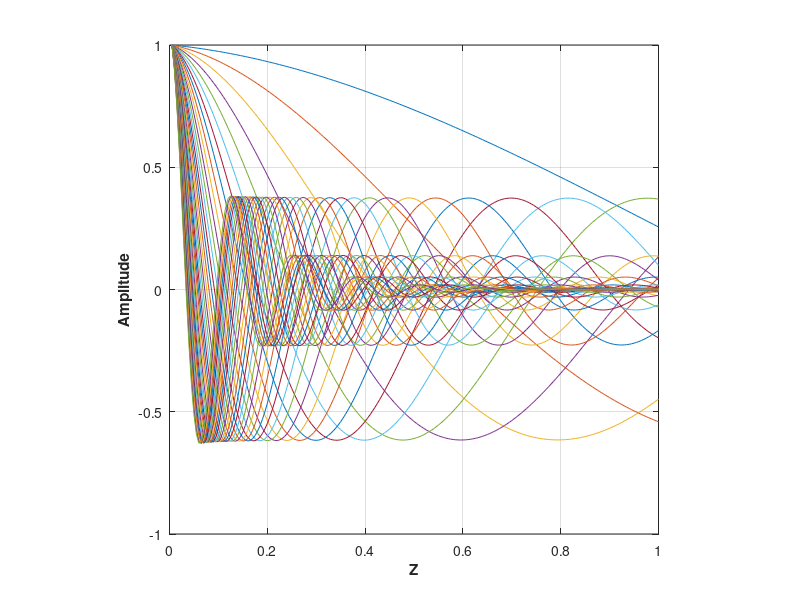
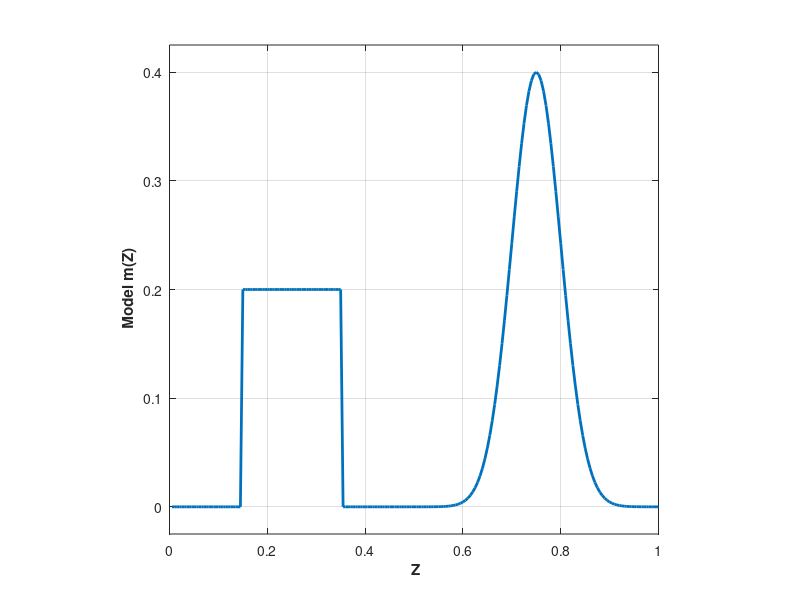

MATLAB code to generate these figures, in order: (Note: this script raises an error after producing the figures.)
close all
clear all

addpath data\
addpath C:\Users\dominiquef.MIRAGEOSCIENCE\Dropbox\Master\FUNC_LIB\Lp_norm_codes\Dual_norm_1D\functions
addpath C:\Users\dominiquef.MIRAGEOSCIENCE\Dropbox\Master\FUNC_LIB\Lp_norm_codes\Dual_norm_1D\sliceomatic\
addpath C:\Users\dominiquef.MIRAGEOSCIENCE\Dropbox\Master\FUNC_LIB
% Set up 1D problem

%% INPUT VARIABLES

% Model space
nx = 200;

% Kernel
nk = 40; %number of frequencies

decay = -0.20;

basis = 0.20;

% Data noise
amp_pct = 0.02;
floor_pct = 0.02;

% Lp-norm parameters
pvec = 0%0:1:2;
qvec = 0%0:1:2;
lvec = 1.0%0.1:0.4:1.9;

%% SCRIPT STARTS HERE
%% % Generate kernel functions and depth weighting
x = (0 : 1/(nx) : 1) ;
mcell=nx;
dx=ones(1,mcell) * abs((min(x)-max(x))/mcell);


set(figure, 'Position', [50 200 750 750]);
G = zeros(nk,mcell);
wr = zeros(1,mcell);
for ii = 1 : nk 
    
    b = basis * 2*pi* (ii) ;
    a = decay * (ii) ;
    
    G(ii,1:mcell) = exp( a * x(2:end) ) .* (a/(a^2+b^2)*cos (b * x(2:end)) + b/(a^2+b^2) *sin (b * x(2:end))) -...
        exp( a * x(1:end-1) ) .* (a/(a^2+b^2)*cos (b * x(1:end-1)) + b/(a^2+b^2) *sin (b * x(1:end-1)));

    G(ii,1:mcell) = G(ii,1:mcell) / max(G(ii,1:mcell));
    
    wr = wr + ((exp( a*x(2:end))-exp( a*x(1:end-1)))/a).^2 ;
    plot(x(2:end),G(ii,:));hold on

end


wr = wr.^0.5;
wr = (wr / max(wr)).^0.5;

IWr = spdiags(1./wr',0,mcell,mcell);
Wr = spdiags(wr',0,mcell,mcell);
Wrx = spdiags(wr(1:end-1)',0,mcell-1,mcell-1);

% figure(1); plot(wr','r--','LineWidth',3);
axis square;grid on
% temp = legend('\bfg(z) = e^{-jz} cos(j 2\pi z)','\bfDepth Weighting (Wr)');
ylabel('\bfAmplitude');
xlabel('\bfZ');
% a=get(temp,'children');
% set(a(2),'LineWidth',3,'Color',[1 0 0],'LineStyle','--'); 
%% Generate model

x = (1/nx : 1/(nx) : 1) ;
% Create mdoel: Square and tanh functions
model = 0.4* exp(-abs(((x-0.75) ).^2)*nx); 

model(30:70)=0.20;

model=model(:);


set(figure, 'Position', [50 200 750 750]);
plot(x,model,'LineWidth',2);
axis([0 1 -.025 0.425]);
xlabel('\bf Z');
ylabel('\bf Model m(Z)')
axis square
grid on


%% FORWARD MODELING
% Generate data and corrupt with noise

data= G * model;

% Corrupt data with Gaussian noise
% rand_noise = rand(nk,1);
% save ('noise','rand_noise')
load('noise');

amp_noise = amp_pct * rand_noise .* abs(data);
floor_noise = floor_pct * rand_noise * max(abs(data));

noise = amp_noise + floor_noise;

d = data + noise;

wd =  abs(d)*0.05 + 0.05 * std(data);

set(figure, 'Position', [50 200 750 750])
plot(data,'LineWidth',2);
hold on
errorbar(d,wd,'r.')
legend('Raw data','Noisy data & Uncertainties')
grid on
xlabel('\bf Frequency ( j )');
ylabel('\bf Data');
% Create uncertainty weighting matrix
Wd = spdiags(1./wd,0,nk,nk);

% Normalize d and G by standard deviation:
G = Wd * G ;

target = nk;

% Weight data with uncertainty
d = Wd * d;

%% INVERSION
% Create inversion parameters
[Wx,Vx] = getWx1D(nx,dx);
[Ws] = speye(mcell);
V = spdiags(sqrt(dx'),0,nx,nx);


% Global constant
as = 1.0 / min(dx) ^2;  %Smallnest term
ax = 1.0;               %Smoothness term                     

epsilon = 1e-8;     %Small term in compact function

% Store all the final models
RMS = zeros(length(pvec),length(qvec),length(lvec));
linf = zeros(length(pvec),length(qvec),length(lvec));
l2 = zeros(length(pvec),length(qvec),length(lvec));
l1 = zeros(length(pvec),length(qvec),length(lvec));
misfit = zeros(length(pvec),length(qvec),length(lvec));
models_out = zeros(length(pvec),length(qvec),length(lvec),mcell);

counter = 1;  

objfunc = @(m,phi,b) sum( ( G * m - d ).^2 ) + ( m' * b * phi * m );

% Iterate over all the combination of norms as specified by the vectors
% pvec, qvec and lvec.

for ll= 1:length(lvec)

    for pp = 1:length(pvec)
        
        for qq = 1:length(qvec)
            
            % Message prompt
            head = ['lp: ' num2str(pvec(pp)) ' lq: ' num2str(qvec(qq)) ' psi: ' num2str(lvec(ll))];
            fprintf('Starting lp inversion %s\n',...
                head)
            
            invmod      = ones(mcell,1)*1e-2;       % Initial model       
                        
            phi_d       = sum((G*invmod - d).^2);   % Initial misfit
            scale_x     = ax; % Scale for gradient norm
            scale_s     = as;
                       % Active cell
            count=0; % Initiate iteration count 
            switcher = 0;
            lp_count= 0;
            cg_iter = 0;
            while switcher ~= 3
                
                    count=count+1;

                    delta(count) = 1;
                    if switcher == 0   %First iteration
                        

                        WxtWx = ( Vx * Wx)' * ( Vx * Wx );
                        WstWs = ( V * Ws)' * ( V * Ws);
                        
                        Rs = speye(mcell);
                        Rx = speye(size(Wx,1));
                    
                        phim_start =  ax * WxtWx + as * WstWs;
                        
                        phim = phim_start; 
                        
                        
                        
                        % Initial beta trace(G'G) / trace(phim)
                        if count==1
                            % Initial beta trace(G'G) / trace(phim) 
                            beta = sum(sum(G.^2,1)) / sum(diag(phim,0).^2) * 1e+5;
                            
                        end
                                        
                        lambda(count) = beta(count);
                        
                        phi(count) = objfunc(invmod,phim,beta(count));
                        
                    else
                        
                        fprintf('\n# # LP-LQ ITER# #');
                        lp_count = lp_count+1;
                        
                        if cg_iter(end) < mcell && switcher == 1 && delta(count-1) > 1e-9
                            
                            delta(count) = 10^-(lp_count/2);
                            
                        else
                            
                            switcher = 2;
                            delta(count) = delta(count-1);
                            
                        end

                        Rs = spdiags( 1./ ( abs(invmod) .^( 2-pvec(pp) ) + delta(count) ) .^0.5 ,0,mcell,mcell);
                        Rx = spdiags( 1./ ( abs(Wx * invmod) .^( 2-qvec(qq) ) + delta(count) ) .^0.5 ,0,mcell-1,mcell-1);

                        WxtRxWx = ( Vx * Rx * Wx)' * ( Vx * Rx * Wx);
                        WstRsWs = ( V * Rs * Ws)' * ( V * Rs * Ws);

                        scale_s = 0.5 * as *...
                            ( invmod' * phim_start * invmod ) /...
                            ( as * invmod' * WstRsWs * invmod );
                        
                        scale_x = 0.5 * ax *...
                            ( invmod' * phim_start * invmod ) /...
                            ( ax * invmod' * WxtRxWx * invmod );
                        
                        scale_s = lvec(ll) * scale_s;
                        scale_x = (2.0 - lvec(ll)) * scale_x;
                        
                        phim =  scale_s * WstRsWs +...
                                scale_x * WxtRxWx;
                        
                        scale(count) = ( invmod'* phim_start * invmod ) / (invmod'*phim*invmod ) ;
       
                        lambda(count) = beta(count) * scale(count);
                        
                    end

                
 
%                 eigval = eig(G'*G + lambda(count) * (phim) ); 
%                 condnum = max(abs(eigval)) / min(abs(eigval));
%                 
%                 figure(4); plot(eigval,'*');
%                 fprintf('Condition number: %f\n',condnum);
                fprintf('\n# # # # # #\n');
                fprintf('BETA ITER: \t %i  \nbeta: \t %8.5e \n',count,beta(count));

                ncg = 0;        % Count total CG steps
                npcg = 1;       % Count number of projected gradient steps
                rddm = 1;       % Mesure the relative change in rel|dm|
                ddm = [1 1];    % Mesure of change in model update |dm|
                m_in = invmod;  % Save initial model for backtracking steps
                rdm = [];
                
            while npcg < 10 && rddm > 1e-3

                A= [ G  ;...
                    sqrt( lambda(count) * scale_s ) * ( Wr * V * Rs * Ws ) ;...
                    sqrt( lambda(count) * scale_x ) * ( Wrx * Vx * Rx * Wx  )] ;

                b = [- (G *invmod - d) ; ...
                    -sqrt( lambda(count) * scale_s ) * ( Wr * V * Rs * Ws * invmod) ;...
                    -sqrt( lambda(count) * scale_x ) * ( Wrx * Vx * Rx * Wx  * invmod )] ;

                %% Gauss-Newton step
                dm = zeros(mcell,1);
                [dm,r,cg_iter(count)] = CGLSQ( dm, A , b );

                %% Step length, line search                
                ncg = ncg+cg_iter(count); % Record the number of CG iterations

                gamma = 2;

                % Reduce step length in order to reduce phid
                phi_temp = [1 2];   
                while (phi_temp(1) > phi(end) || gamma == 2) && (phi_temp(1)/phi_temp(2))<1

                    phi_temp(2) = phi_temp(1);
                    
                    gamma = 0.5 * gamma;

                    gdm = gamma * dm;

                    ddm(2) = norm(gdm);

                    m_temp = invmod + gdm;

                    phi_temp(1) = objfunc(m_temp,phim,lambda(count));

                end
              
                % Mesure relative change in dm
                if npcg == 1

                    rddm = 1;
                    ddm(1) = ddm(2);

                else

                    rddm = ddm(2)/ddm(1);

                end


                % Update model
                invmod = invmod + dm;
                
                fprintf('GN iter %i |g| rel:\t\t %8.5e\n',npcg,rddm);
                npcg = npcg + 1;

            end                

%% Save iteration details
               
            
            rdm(count) = norm(m_in - invmod) / norm(m_in);
            
            phi_d(count) = sum((G*(invmod)-d).^2);
            phi_m(count) = (invmod)'*(phim)*(invmod);
            phi(count) = objfunc(invmod,phim,lambda(count)); 
              
            if rdm(count) < 5e-3 && switcher >= 1 && phi_d(count) > target *0.98 && phi_d(count) < target *1.02

                switcher = 3;
                fprintf('---------->')
                fprintf(' misfit:\t %8.5e \n',phi_d(count))
                fprintf('Relative dm:\t %8.5e ', rdm(count));
                fprintf('<----------\n')
                
                continue

            end    
            
            % Check to see if overshooted the target misfit,
            % If yes, then compare with the previous iteration and keep
            % closest                
            if phi_d(count) < target *0.98
                
                phi_d(count) = sum((G*(invmod)-d).^2);                       
                
                fprintf('---------->')
                fprintf(' misfit:\t %8.5e ',phi_d(count))
                fprintf('<----------\n')
                fprintf('\n# BACKTRACKING STEP #\n');
                
                if switcher == 0
                    switcher = 1;
                end
                
                beta(count+1) = 1.02 * beta(count);
                
                            
            % Else reduce beta and continue inversion
            elseif phi_d(count) > target * 1.02
                
                
               if switcher == 0
                    
                    beta(count+1) = 0.75 * beta(count); 
                    
                else
                    
                    beta(count+1) = 0.98 * beta(count);
                    
                end  
                
                fprintf('---------->')
                fprintf(' misfit:\t %8.5e ',phi_d(count))
                fprintf('<----------\n')    
                fprintf('\n# REDUCE STEP #\n');
                
            else
                
                
                fprintf('---------->')
                fprintf(' misfit:\t %8.5e \n',phi_d(count))
                fprintf('Relative dm:\t %8.5e ', rdm(count));
                fprintf('<----------\n')
                fprintf('\n# STATIONNARY STEP #\n');
                
                if switcher == 0
                    switcher = 1;
                end
                
                beta(count+1) = beta(count);

                 
            end
           
            % OPTIONAL: Plot model
            set(figure(counter+3), 'Position', [50 200 750 750]);
            plot(x,model,'b','LineWidth',2); hold on
            plot(x, invmod,'r','LineWidth',3); hold off
            axis([0 1 -.025 0.425]);
            axis square

            
            end
            
            load('m_wr')
            hold on 
            plot(x,m_wr,'k--','LineWidth',3)
            L = legend('True model',...
                '$\phi_m \; = \alpha \| \mathbf{ W_r^{-1} \; R\; \;f}(m) \|_2^2$',...
                '$\phi_m \; = \alpha \| \mathbf{ \tilde{R}\; \; f} (\tilde{m}) \|_2^2$','Location','NorthWest');
            set(L, 'interpreter', 'latex','FontSize',15)
            xlabel('\bf Z');
            ylabel('\bf Model m(Z)')
            axis square
            tlabel=(['$\mathbf{\phi_m\;=\;\| m \|_' num2str(pvec(pp)) '\;+\; \| \nabla m \|_' num2str(qvec(qq)) '}$']);
            title(tlabel, 'interpreter', 'latex','Fonts',18)
            grid on
            % Plot final phid
%             figure(3); 
%             plot((G*(invmod)).*wd,'go');

            % Load other results and plot
%             load('m_IWR');
%             load('m_phim');
%             figure(3+counter); hold on
%             plot(m_phim,'--','LineWidth',3);
%             xlabel('\bfZ');
%             ylabel('\bfm(Z)');
%             legend('\bfTrue model','\bf Wr || m ||_0 + Wr || \nabla m ||_0','\bf || Wr m ||_0 + || \nabla (Wr m) ||_0','Location','NorthWest')

            % Remove depth weighting
%             invmod = IWr * invmod;
            
%             title(['\bfInversion: ' head])
%             figure; plot(1:mcell,model,1:mcell,invmod,'r','LineWidth',2);axis([0 mcell -.1 1])
%             figure; plot(eigval,'*');
%             figure; plotyy(1:count,phi_d,1:count,phi_m,@semilogy);
            RMS(pp,qq,ll)=(sum((invmod-model).^2)/length(data))^(0.5);
            linf(pp,qq,ll) = norm(model-invmod,'inf');
            l2(pp,qq,ll) = norm(model-invmod,2);
            l1(pp,qq,ll) = norm(model-invmod,1);
            misfit(pp,qq,ll) = phi_d(count);
            models_out(pp,qq,ll,:) = invmod(:);
            
%             figure; plotyy(1:count,phi_d,1:count,phi_m);

            fprintf('End of lp inversion. Number of iterations: %i\n',count)
            fprintf('Final model misfit: %8.3e\n\n',norm(model-invmod,2))
            
            counter = counter+1;
            
        end
    end
end

%% Plot result 
% sliceomatic(l1,pvec,qvec,lvec);
% load('l1');
[I,J]=find(l2==min(min(l2)));
set(figure, 'Position', [50 200 750 750]);
imagesc(pvec,qvec,l2);colorbar;colormap winter;hold on
contour(pvec,qvec,l2,'ShowText','on','LineColor',[0 0 0])
set(gca,'YDir','Normal')
ylabel('$\mathbf{\| m \|_p}$', 'interpreter', 'latex','Fonts',15)
xlabel('$\mathbf{\| \nabla m \|_q}$', 'interpreter', 'latex','Fonts',15)
plot(qvec(J),pvec(I),'ro','LineWidth',2);hold on
axis square
title('\textbf{Model error} ($\mathbf{\| m - m^{*} \|_2}$)', 'interpreter', 'latex','Fonts',15)

% load('misfit');
[I,J]=find(l2==min(min(l2)));
set(figure, 'Position', [50 200 750 750]);
imagesc(pvec,qvec,misfit);colorbar;colormap winter;hold on
% contour(pvec,qvec,misfit,'ShowText','on','LineColor',[0 0 0])
set(gca,'YDir','Normal')
ylabel('$\mathbf{\| m \|_p}$', 'interpreter', 'latex','Fonts',15)
xlabel('$\mathbf{\| \nabla m \|_q}$', 'interpreter', 'latex','Fonts',15)
plot(qvec(J),pvec(I),'ro','LineWidth',2);hold on
axis square
title('\textbf{Final data misifit} $\phi_d$', 'interpreter', 'latex','Fonts',15)
caxis([38 42])